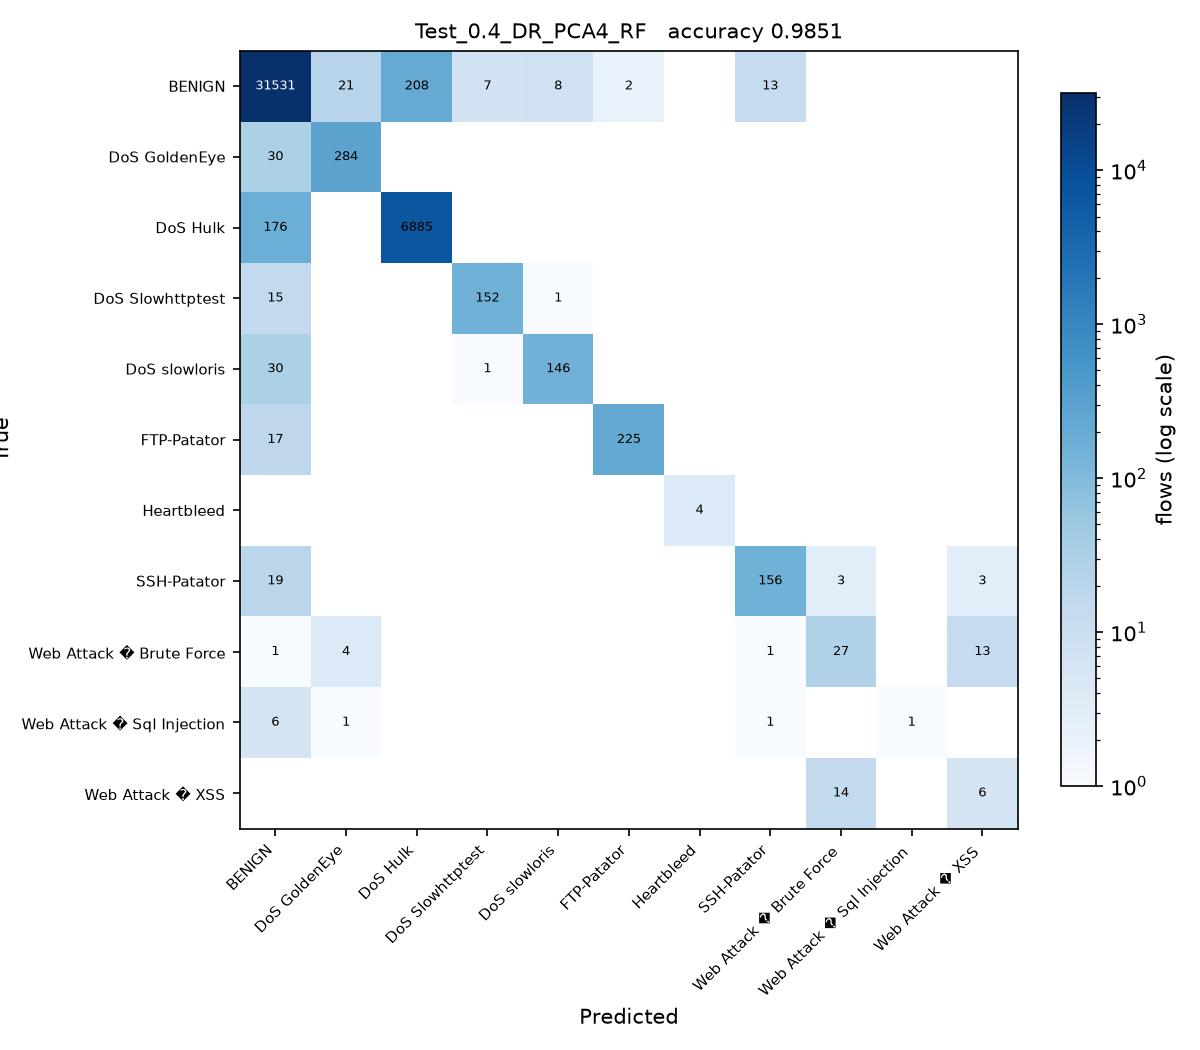

This chart was generated by the following Python code:
# Test_0.4_DR_PCA4_RF.py
#
# Test size 0.4  |  PCA, 4 components  |  Random Forest (sheet #7)
#
# This is SGDC_60_40.py with the changes marked CHANGE below and nothing else.

import os
from pathlib import Path

# CHANGE 1: find the folder holding the three CSV files and run from there, so
# the plain file names below resolve no matter where this script is started
# from or how deeply it sits inside the project folder.
HERE = Path(__file__).resolve().parent
for PROJECT in [HERE, *HERE.parents]:
    if (PROJECT / 'Tuesday-WorkingHours.pcap_ISCX.csv').exists():
        os.chdir(PROJECT)
        break
else:
    raise SystemExit('Put this folder inside the folder that holds the three '
                     'CIC-IDS2017 CSV files, then run the script again.')
import numpy as np
import pandas as pd

df1 = pd.read_csv('Tuesday-WorkingHours.pcap_ISCX.csv', low_memory=True)
df2 = pd.read_csv('Wednesday-workingHours.pcap_ISCX.csv', low_memory=True)
df3 = pd.read_csv('Thursday-WorkingHours-Morning-WebAttacks.pcap_ISCX.csv', low_memory=True)

dataset = pd.concat([df1, df2, df3], ignore_index=True)

dataset.columns = dataset.columns.str.strip()

# CHANGE 2: a stratified sample of 100000 flows, the same for every run. An RBF
# SVM on all 1.3 million flows would take about an hour per script.
# At least 50 flows of every class are kept.
label = dataset.columns[-1]
dataset = pd.concat(
    [g.sample(n=min(len(g), max(50, round(100000 * len(g) / len(dataset)))), random_state=0)
     for _, g in dataset.groupby(label)],
    ignore_index=True
)

X = dataset.iloc[:, :-1]
y = dataset.iloc[:, -1]

X = X.apply(pd.to_numeric, errors='coerce')

X.replace([np.inf, -np.inf], np.nan, inplace=True)

from sklearn.impute import SimpleImputer

imputer = SimpleImputer(missing_values=np.nan, strategy='mean')
X = imputer.fit_transform(X)

from sklearn.preprocessing import LabelEncoder

labelencoder_y = LabelEncoder()
y = labelencoder_y.fit_transform(y)

from sklearn.model_selection import train_test_split

X_train, X_test, y_train, y_test = train_test_split(
    X,
    y,
    test_size=0.4,   # CHANGE 3: test size
    random_state=0,
    stratify=y
)

# CHANGE 4: PCA, from PCA_LDA_KErnel_PCA_CODE.pdf (fit only on training data)
from sklearn.decomposition import PCA

pca = PCA(n_components=4)
X_train = pca.fit_transform(X_train)
X_test = pca.transform(X_test)

# CHANGE 5: Random Forest (sheet #7) in place of SGDClassifier
from sklearn.ensemble import RandomForestClassifier

classifier = RandomForestClassifier(
    n_estimators=100,
    criterion='entropy',
    random_state=0
)

classifier.fit(X_train, y_train)

y_pred = classifier.predict(X_test) 

from sklearn.metrics import confusion_matrix
from sklearn.metrics import accuracy_score
from sklearn.metrics import precision_score
from sklearn.metrics import recall_score
from sklearn.metrics import f1_score
from sklearn.metrics import classification_report

cm = confusion_matrix(y_test, y_pred)

print("Confusion Matrix:\n")
print(cm)

print("\nAccuracy : {:.4f}".format(accuracy_score(y_test, y_pred)))
print("\nPrecision : {:.4f}".format(precision_score(y_test, y_pred, average='weighted')))
print("\nRecall : {:.4f}".format(recall_score(y_test, y_pred, average='weighted')))
print("\nF1 Score : {:.4f}".format(f1_score(y_test, y_pred, average='weighted')))

print("\nClassification Report:\n")
print(classification_report(y_test, y_pred))

# CHANGE 6: save the confusion matrix as Test_0.4_DR_PCA4_RF.jpg and record the result
import matplotlib
matplotlib.use('Agg')
import matplotlib.pyplot as plt
from matplotlib.colors import LogNorm

here = HERE                     # the folder this script sits in
names = [str(c) for c in labelencoder_y.classes_]
fig, ax = plt.subplots(figsize=(8, 7))
im = ax.imshow(cm, cmap='Blues', norm=LogNorm(vmin=1))
ax.set_xticks(range(len(names)), names, rotation=45, ha='right', fontsize=7)
ax.set_yticks(range(len(names)), names, fontsize=7)
ax.set_xlabel('Predicted')
ax.set_ylabel('True')
ax.set_title('Test_0.4_DR_PCA4_RF   accuracy {:.4f}'.format(accuracy_score(y_test, y_pred)), fontsize=10)
for i in range(cm.shape[0]):
    for j in range(cm.shape[1]):
        if cm[i, j]:
            ax.text(j, i, cm[i, j], ha='center', va='center', fontsize=6,
                    color='white' if cm[i, j] > cm.max() / 3 else 'black')
fig.colorbar(im, ax=ax, fraction=0.04, label='flows (log scale)')
fig.tight_layout()
fig.savefig(here / 'Test_0.4_DR_PCA4_RF.jpg', dpi=150)
plt.close(fig)

row = pd.DataFrame([{
    'Test': 0.4, 'DR': 'PCA4', 'Clas': 'RF',
    'Acc': round(accuracy_score(y_test, y_pred), 4),
    'Pre': round(precision_score(y_test, y_pred, average='weighted'), 4),
    'Rec': round(recall_score(y_test, y_pred, average='weighted'), 4),
    'F1': round(f1_score(y_test, y_pred, average='weighted'), 4),
    'script': 'Test_0.4_DR_PCA4_RF',
}])
out = PROJECT / 'results' / '75_runs_pca.csv'
out.parent.mkdir(exist_ok=True)
if out.exists():
    old = pd.read_csv(out)
    row = pd.concat([old[old['script'] != 'Test_0.4_DR_PCA4_RF'], row], ignore_index=True)
row.to_csv(out, index=False)
